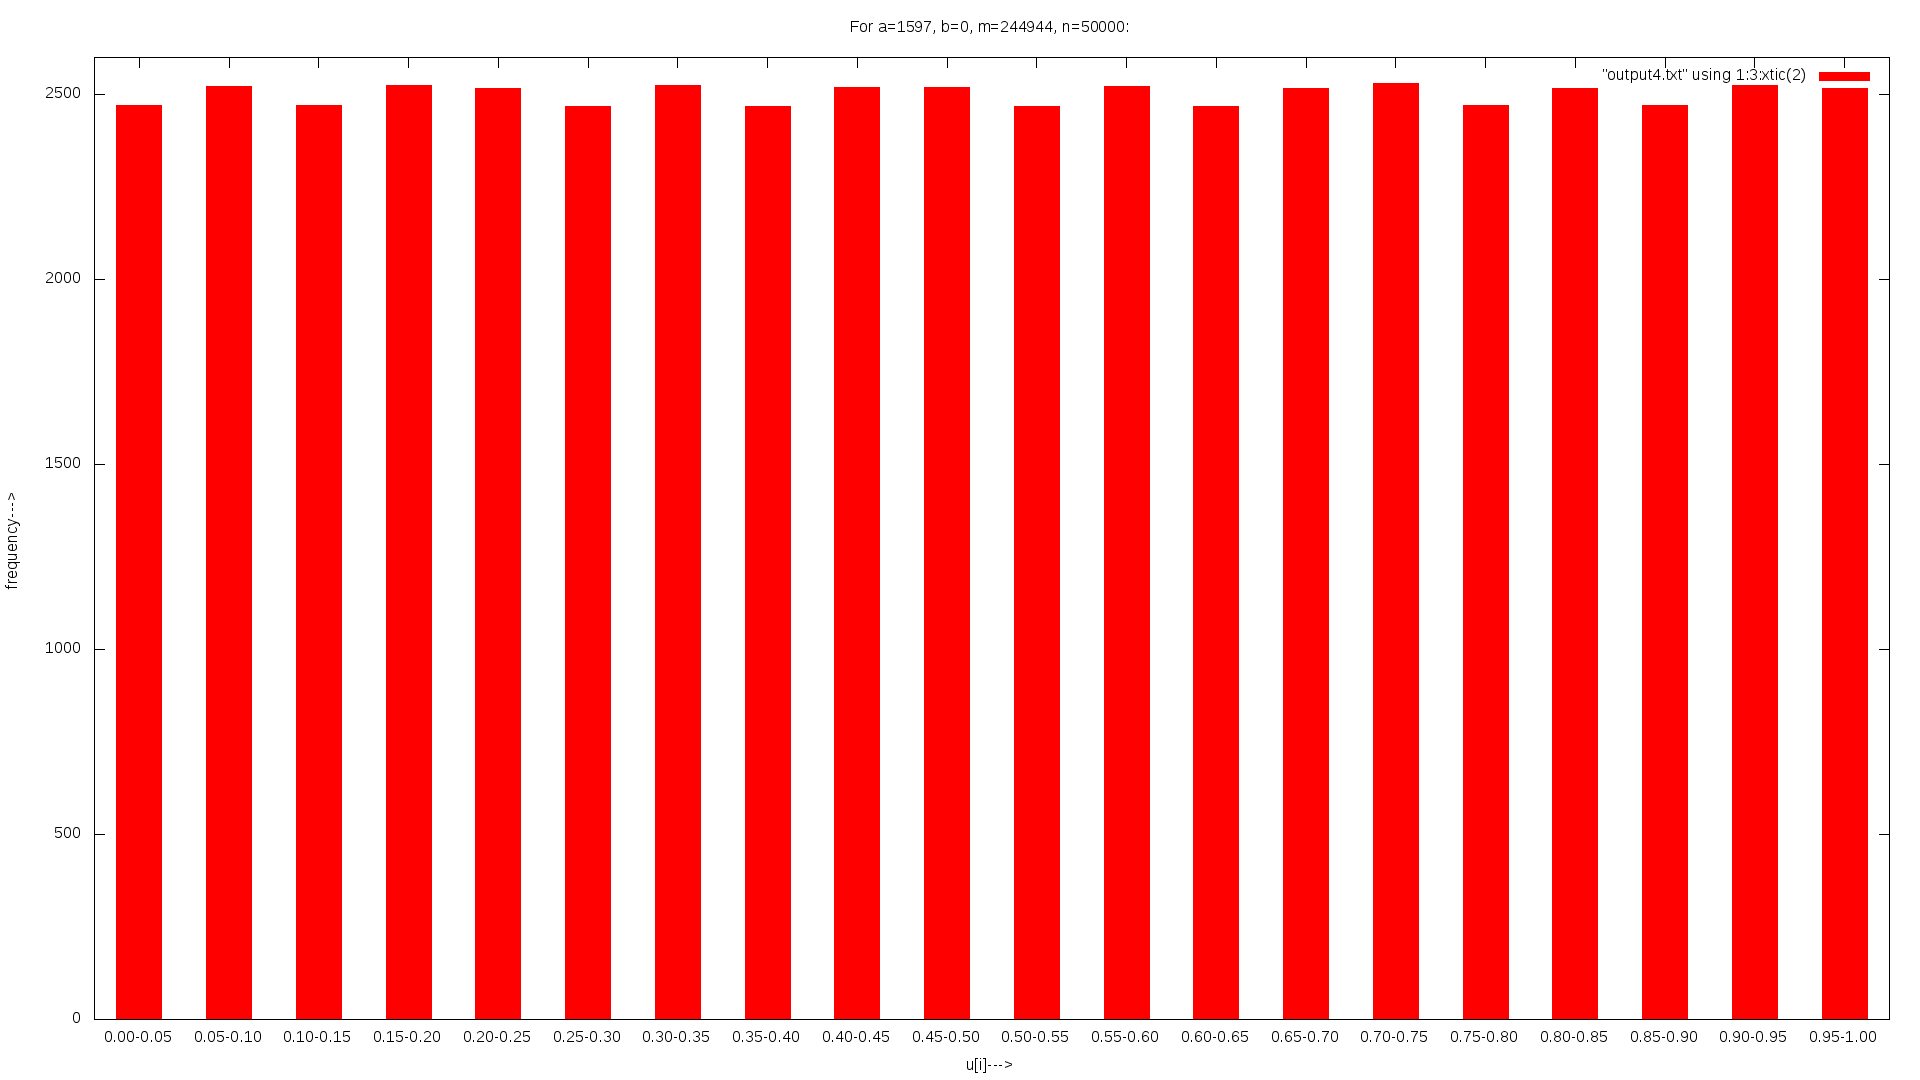

Recreate this plot in gnuplot.
reset
set term png size 1920, 1080
set style fill solid
set boxwidth 0.5
set yrange [0:2600]
set xlabel "u[i]--->"
set ylabel "frequency--->"
set title "For a=1597, b=0, m=244944, n=50000:"
set output "plot4.png"
plot "output4.txt" using 1:3:xtic(2) with boxes
